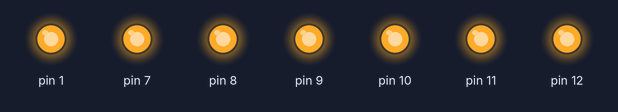
Bench run of a sketch on a simulated Arduino Uno, built with avr-gcc and run on an emulated ATmega328P. On the bench: output pins drawn as LEDs (lit = HIGH).

Above: at 0.1 s.
Timing chart, 0 to 1.6 s (numbered marks = the images above):
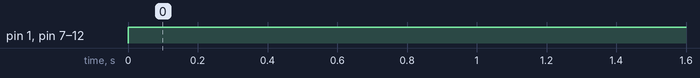

Measured:
- by itself, pin 1, pin 7–12: LOW → HIGH at 0.00 s

The sketch:

AUTOMATIC__LOCK.ino
```cpp
void setup() {
  pinMode(1,OUTPUT);
  pinMode(7,OUTPUT);
  pinMode(8,OUTPUT);
  pinMode(9,OUTPUT);
  pinMode(10,OUTPUT);
  pinMode(11,OUTPUT);
  pinMode(12,OUTPUT);


}

void loop() {
  digitalWrite(7,HIGH);
  digitalWrite(8,HIGH);
  digitalWrite(9,HIGH);
  digitalWrite(10,HIGH);
  digitalWrite(11,HIGH);
  digitalWrite(12,HIGH);
  digitalWrite(1,HIGH);
}
```
